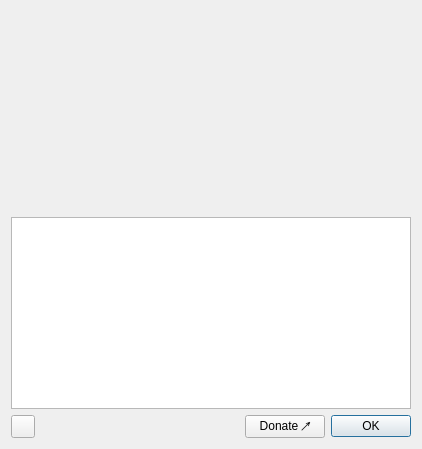
<?xml version="1.0" encoding="UTF-8"?>
<ui version="4.0">
 <class>AboutDialog</class>
 <widget class="QDialog" name="AboutDialog">
  <property name="geometry">
   <rect>
    <x>0</x>
    <y>0</y>
    <width>452</width>
    <height>476</height>
   </rect>
  </property>
  <property name="windowTitle">
   <string>About Hydra Tiled</string>
  </property>
  <layout class="QVBoxLayout" name="verticalLayout_3">
   <property name="sizeConstraint">
    <enum>QLayout::SetFixedSize</enum>
   </property>
   <item>
    <layout class="QHBoxLayout" name="logoLayout">
     <item>
      <spacer name="horizontalSpacer">
       <property name="orientation">
        <enum>Qt::Horizontal</enum>
       </property>
       <property name="sizeHint" stdset="0">
        <size>
         <width>0</width>
         <height>20</height>
        </size>
       </property>
      </spacer>
     </item>
     <item>
      <widget class="QLabel" name="logo">
       <property name="minimumSize">
        <size>
         <width>400</width>
         <height>200</height>
        </size>
       </property>
       <property name="text">
        <string/>
       </property>
       <property name="pixmap">
        <pixmap resource="tiled.qrc">:/images/about-tiled-logo.png</pixmap>
       </property>
       <property name="alignment">
        <set>Qt::AlignCenter</set>
       </property>
      </widget>
     </item>
     <item>
      <spacer name="horizontalSpacer_2">
       <property name="orientation">
        <enum>Qt::Horizontal</enum>
       </property>
       <property name="sizeHint" stdset="0">
        <size>
         <width>0</width>
         <height>20</height>
        </size>
       </property>
      </spacer>
     </item>
    </layout>
   </item>
   <item>
    <widget class="QTextBrowser" name="textBrowser">
     <property name="openExternalLinks">
      <bool>true</bool>
     </property>
    </widget>
   </item>
   <item>
    <layout class="QHBoxLayout" name="buttonLayout">
     <property name="sizeConstraint">
      <enum>QLayout::SetDefaultConstraint</enum>
     </property>
     <item>
      <widget class="Tiled::NewVersionButton" name="newVersionButton">
       <property name="sizePolicy">
        <sizepolicy hsizetype="Fixed" vsizetype="Preferred">
         <horstretch>0</horstretch>
         <verstretch>0</verstretch>
        </sizepolicy>
       </property>
      </widget>
     </item>
     <item>
      <spacer name="horizontalSpacer_3">
       <property name="orientation">
        <enum>Qt::Horizontal</enum>
       </property>
       <property name="sizeType">
        <enum>QSizePolicy::Expanding</enum>
       </property>
       <property name="sizeHint" stdset="0">
        <size>
         <width>40</width>
         <height>20</height>
        </size>
       </property>
      </spacer>
     </item>
     <item>
      <widget class="QPushButton" name="donateButton">
       <property name="text">
        <string>Donate ↗</string>
       </property>
      </widget>
     </item>
     <item>
      <widget class="QPushButton" name="okButton">
       <property name="text">
        <string>OK</string>
       </property>
       <property name="default">
        <bool>true</bool>
       </property>
      </widget>
     </item>
    </layout>
   </item>
  </layout>
 </widget>
 <customwidgets>
  <customwidget>
   <class>Tiled::NewVersionButton</class>
   <extends>QToolButton</extends>
   <header>newversionbutton.h</header>
  </customwidget>
 </customwidgets>
 <resources>
  <include location="tiled.qrc"/>
 </resources>
 <connections>
  <connection>
   <sender>okButton</sender>
   <signal>clicked()</signal>
   <receiver>AboutDialog</receiver>
   <slot>close()</slot>
   <hints>
    <hint type="sourcelabel">
     <x>460</x>
     <y>347</y>
    </hint>
    <hint type="destinationlabel">
     <x>255</x>
     <y>185</y>
    </hint>
   </hints>
  </connection>
 </connections>
</ui>
